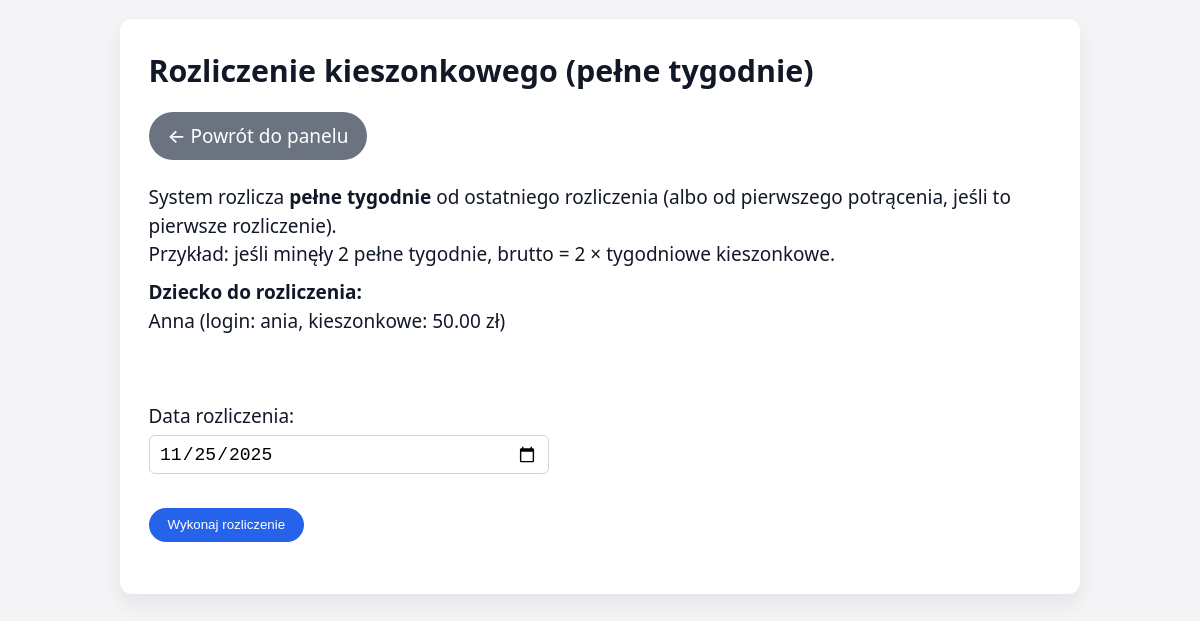
The page /make_settlement.php?dziecko_id=3 (signed in) on the database its author committed.
### tables this page shows
CREATE TABLE IF NOT EXISTS `uzytkownicy` (
  `id` bigint(20) UNSIGNED NOT NULL AUTO_INCREMENT,
  `login` varchar(50) NOT NULL,
  `haslo_hash` varchar(255) NOT NULL,
  `imie` varchar(100) NOT NULL,
  `rola` enum('rodzic','dziecko') NOT NULL DEFAULT 'dziecko',
  `rodzic_id` bigint(20) UNSIGNED DEFAULT NULL,
  `kieszonkowe_tygodniowe` decimal(8,2) DEFAULT NULL,
  `aktywny` tinyint(1) NOT NULL DEFAULT 1,
  `created_at` timestamp NOT NULL DEFAULT current_timestamp(),
  PRIMARY KEY (`id`),
  UNIQUE KEY `login` (`login`),
  KEY `fk_uzytkownicy_rodzic` (`rodzic_id`)
);

### make_settlement.php (the view, shortened to what this page needs)
<?php
require_once 'config.php';
$rodzic_id = (int)$_SESSION['user_id'];
$today     = date('Y-m-d');
$settlement_date = $today;
$children = [];
$stmt = $mysqli->prepare('
    SELECT id, imie, login, kieszonkowe_tygodniowe
    FROM uzytkownicy
    WHERE rodzic_id = ? AND rola = "dziecko" AND aktywny = 1
    ORDER BY imie
');
if ($stmt) {
    $stmt->bind_param('i', $rodzic_id);
    $stmt->execute();
    $result = $stmt->get_result();
    while ($row = $result->fetch_assoc()) {
        $children[] = $row;
    }
}
$selected_child_id = 0;
$selected_child    = null;
if (isset($_GET['dziecko_id'])) {
    $tmp_id = (int)$_GET['dziecko_id'];
    foreach ($children as $ch) {
        if ((int)$ch['id'] === $tmp_id) {
            $selected_child_id = $tmp_id;
            $selected_child    = $ch;
            break;
        }
    }
}
?>
<!DOCTYPE html>
<html lang="pl">
<head>
    <link rel="stylesheet" href="style.css">
    <link rel="stylesheet" href="mobile.css">
</head>
<body>
<div class="layout-desktop">
    <div class="container">
        <h1>Rozliczenie kieszonkowego (pełne tygodnie)</h1>
        <div class="actions">
            <a href="index.php" class="button button-secondary">&larr; Powrót do panelu</a>
        </div>
        <p>
            System rozlicza <strong>pełne tygodnie</strong> od ostatniego rozliczenia
            (albo od pierwszego potrącenia, jeśli to pierwsze rozliczenie).<br>
            Przykład: jeśli minęły 2 pełne tygodnie, brutto = 2 × tygodniowe kieszonkowe.
        </p>
        <?php if (empty($children)): ?>
            <p>Nie masz jeszcze dodanych dzieci. Najpierw dodaj dziecko w panelu rodzica.</p>
        <?php else: ?>
            <form method="post">
                <?php if ($selected_child_id > 0 && $selected_child): ?>
                    <p>
                        <strong>Dziecko do rozliczenia:</strong><br>
                        <?php
                            echo htmlspecialchars($selected_child['imie'])
                                 . ' (login: ' . htmlspecialchars($selected_child['login']) .
                                 ', kieszonkowe: ' . htmlspecialchars($selected_child['kieszonkowe_tygodniowe']) . ' zł)';
                        ?>
                    </p>
                <?php endif; ?>
                <br><br>
                <label for="data_rozliczenia">Data rozliczenia:</label>
                <input
                    type="date"
                    name="data_rozliczenia"
                    id="data_rozliczenia"
                    value="<?php echo htmlspecialchars($settlement_date); ?>"
                >
                <br><br>
                <input type="submit" value="Wykonaj rozliczenie">
            </form>
        <?php endif; ?>
    </div>
</div>
</body>
</html>

### style.css (style rules this page uses)
* { box-sizing: border-box; margin: 0; padding: 0; }
body { font-family: system-ui, -apple-system, BlinkMacSystemFont, "Segoe UI", sans-serif; background: #f3f4f6; color: #111827; line-height: 1.5; padding: 1rem; }
.container { max-width: 960px; margin: 0 auto; background: #ffffff; border-radius: 12px; padding: 1.5rem; box-shadow: 0 10px 25px rgba(15, 23, 42, 0.08); }
h1 { font-size: 1.6rem; margin-bottom: 0.75rem; }
a { color: #2563eb; text-decoration: none; }
.button, input[type="submit"] { display: inline-block; padding: 0.5rem 1rem; border-radius: 999px; border: none; background: #2563eb; color: #ffffff; font-weight: 500; cursor: pointer; text-decoration: none; margin: 0.25rem 0; }
.button-secondary { background: #6b7280; }
.actions { margin: 0.75rem 0 1rem 0; display: flex; flex-wrap: wrap; gap: 0.5rem; }
.actions a { text-decoration: none; }
form { margin-top: 0.5rem; margin-bottom: 1rem; }
label { display: block; font-weight: 500; margin-top: 0.5rem; margin-bottom: 0.25rem; }
input[type="text"], input[type="password"], input[type="date"], select { width: 100%; max-width: 400px; padding: 0.4rem 0.5rem; border-radius: 6px; border: 1px solid #d1d5db; font-size: 0.95rem; }

### mobile.css (style rules this page uses)
:root { --bg: #f5f5f7; --bg-card: #ffffff; --primary: #2563eb; --primary-soft: #e0ebff; --accent: #16a34a; --danger: #dc2626; --text-main: #111827; --text-muted: #6b7280; --border-soft: #e5e7eb; --radius-lg: 16px; --shadow-soft: 0 8px 20px rgba(15, 23, 42, 0.06); font-size: 19px; }
*, *::before, *::after { box-sizing: border-box; }
body { margin: 0; font-family: system-ui, -apple-system, BlinkMacSystemFont, "Segoe UI", sans-serif; background: var(--bg); color: var(--text-main); }

### make_settlement.php (style rules this page uses)
.layout-desktop { display: block; }

### rows shown on the page
uzytkownicy: imie "Anna", login "ania", kieszonkowe_tygodniowe "50.00"
